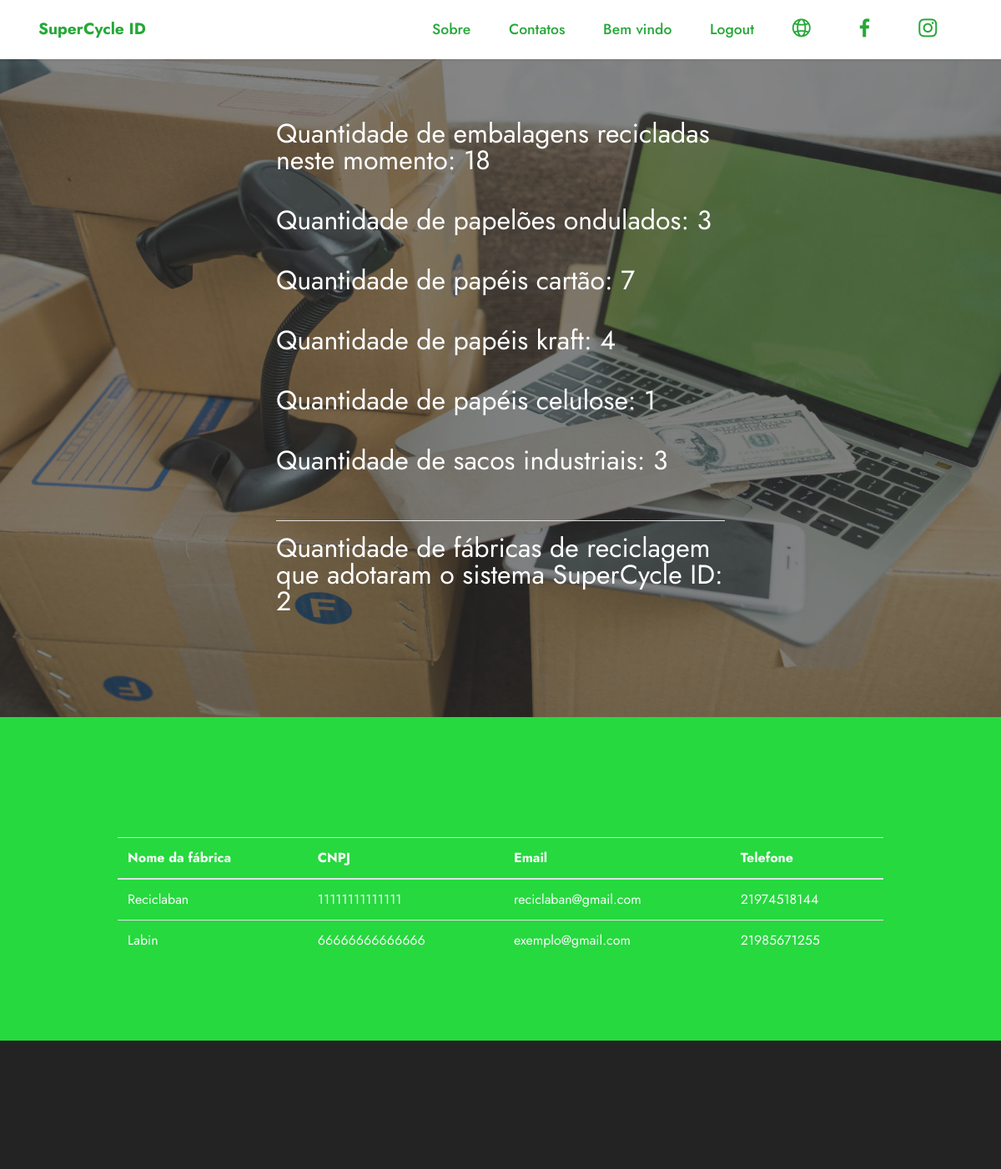
/painelAdmKlabin.php (upper part), run on an earlier commit of the app's database.
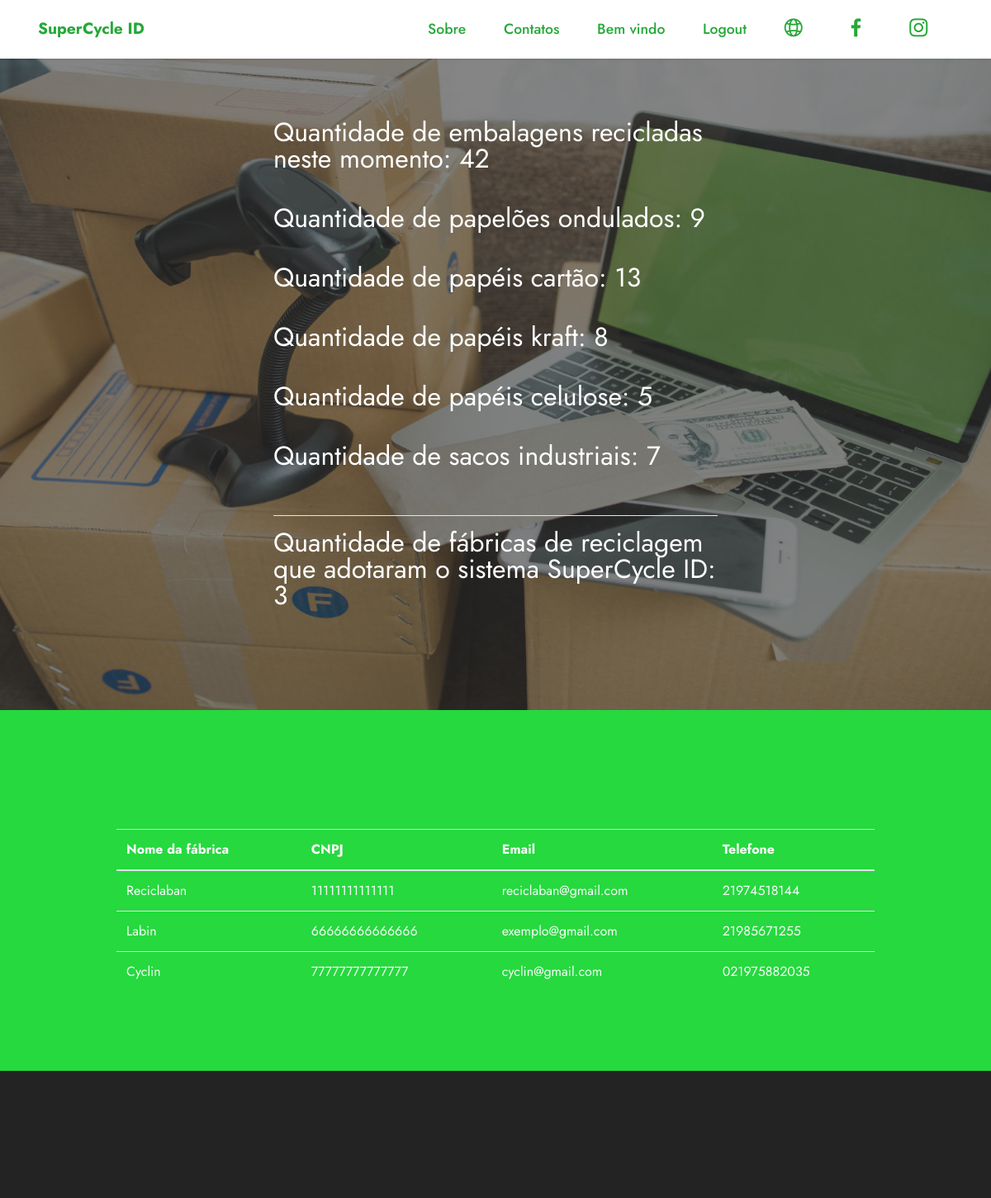
And on a later commit of the database.
### tables this page shows
CREATE TABLE `fabrecicladora` (
  `Cnpj` varchar(14) NOT NULL,
  `Nome` varchar(250) NOT NULL,
  `email` varchar(50) NOT NULL,
  `Cep` varchar(8) NOT NULL,
  `Tel` varchar(14) NOT NULL,
  `Senha` varchar(255) NOT NULL
);

### painelAdmKlabin.php (the view, shortened to what this page needs)
<?php
    require_once("conexao.php");
    $id = $_SESSION["id_usuario"];
    $ComandoSQL = "SELECT * FROM admklabin WHERE Cpf = '$id'";
    $Resultado = mysqli_query($Conex, $ComandoSQL);
    $Dados = mysqli_fetch_array($Resultado);
?>
<!DOCTYPE html>
<html lang="pt-br">
<head>
  <link rel="stylesheet" href="assets/web/assets/mobirise-icons2/mobirise2.css">
  <link rel="stylesheet" href="assets/web/assets/mobirise-icons-bold/mobirise-icons-bold.css">
  <link rel="stylesheet" href="assets/tether/tether.min.css">
  <link rel="stylesheet" href="assets/bootstrap/css/bootstrap.min.css">
  <link rel="stylesheet" href="assets/bootstrap/css/bootstrap-grid.min.css">
  <link rel="stylesheet" href="assets/bootstrap/css/bootstrap-reboot.min.css">
  <link rel="stylesheet" href="assets/dropdown/css/style.css">
  <link rel="stylesheet" href="assets/animatecss/animate.css">
  <link rel="stylesheet" href="assets/socicon/css/styles.css">
  <link rel="stylesheet" href="assets/theme/css/style.css">
  <link rel="preload" as="style" href="assets/mobirise/css/mbr-additional.css"><link rel="stylesheet" href="assets/mobirise/css/mbr-additional.css" type="text/css">
</head>
<body>
<section class="menu menu1 cid-sd2hsjFLPI" once="menu" id="menu1-l">
    <nav class="navbar navbar-dropdown navbar-fixed-top navbar-expand-lg">
        <div class="container">
            <div class="navbar-brand">
                <span class="navbar-caption-wrap"><a class="navbar-caption text-info display-7" href="index.php">SuperCycle ID</a></span>
            </div>
            <div class="collapse navbar-collapse" id="navbarSupportedContent">
                <ul class="navbar-nav nav-dropdown nav-right" data-app-modern-menu="true"><li class="nav-item"><a class="nav-link link text-info text-primary display-4" href="index.php#Sobre">Sobre</a></li>
                    <li class="nav-item"><a class="nav-link link text-info text-primary display-4" href="index.php#contacts1-n">Contatos</a></li>
                    <li class="nav-item"><a class="nav-link link text-info text-primary display-4" href="painelFabrica.php"><?php echo "Bem vindo ".$Dados["Nome"];?></a>
                    </li>
                    <li class="nav-item"><a href="logout.php" class="nav-link link text-info text-primary display-4">Logout</a></li>
                    <li class="nav-item"><a href="https://klabin.com.br/" target="_blank" class="nav-link link text-info text-primary display-4">
                            <span class="mobi-mbri mobi-mbri-globe-2 mbr-iconfont mbr-iconfont-btn" style="color: rgb(38, 168, 56); fill: rgb(38, 168, 56);"></span>
                        </a>
                    </li>
                    <li class="nav-item">
                        <a href="https://web.facebook.com/Klabin.SA/?_rdc=1&_rdr" target="_blank" class="nav-link link text-info text-primary display-4">
                            <span class="mbr-iconfont socicon-facebook socicon" style="color: rgb(38, 168, 56); fill: rgb(38, 168, 56);"></span>
                        </a>
                    </li>
                    <li class="nav-item">
                    <a href="https://www.instagram.com/klabin.sa/?hl=pt-br" target="_blank" class="nav-link link text-info text-primary display-4">
                            <span class="mbr-iconfont socicon-instagram socicon" style="color: rgb(38, 168, 56); fill: rgb(38, 168, 56);"></span>
                        </a>
                    </li>
                </ul>
            </div>
        </div>
    </nav>
</section>
<section class="header6 cid-scXFNtFDjb mbr-fullscreen mbr-parallax-background" id="header6-1">
    <div class="mbr-overlay" style="opacity: 0.6; background-color: rgb(53, 53, 53);"></div>
    <div class="align-justify container">
        <div class="row justify-content-center">
            <div class="col-lg-6 col-md-6 col-md-12">
                <h2 class="mbr-section-title mbr-fonts-style mbr-white mb-3"><p>Quantidade de embalagens recicladas neste momento: <?php
                    require_once("conexao.php");
                    $ComandoSQL = "SELECT COUNT(*) as QntEmbalagem FROM smartembalagem";
                    $Resultado = mysqli_query($Conex,$ComandoSQL);
                    $Dados = mysqli_fetch_array($Resultado);
                    echo $Dados["QntEmbalagem"];
                ?></p></h2><br>
                <h2 class="mbr-section-title mbr-fonts-style mbr-white mb-3"><p>Quantidade de papelões ondulados: <?php
                    require_once("conexao.php");
                    $ComandoSQL = "SELECT COUNT(*) as QntPapelOndulado FROM smartembalagem WHERE TipoEmbalagem LIKE 'Papelao ondulado'";
                    $Resultado = mysqli_query($Conex, $ComandoSQL);
                    $Dados = mysqli_fetch_array($Resultado);
                    echo $Dados["QntPapelOndulado"];
                ?>
                </p>
                </h2><br>
                <h2 class="mbr-section-title mbr-fonts-style mbr-white mb-3"><p>Quantidade de papéis cartão: <?php
                    require_once("conexao.php");
                    $ComandoSQL = "SELECT COUNT(*) as QntPapelOndulado FROM smartembalagem WHERE TipoEmbalagem LIKE 'Papel cartao'";
                    $Resultado = mysqli_query($Conex, $ComandoSQL);
                    $Dados = mysqli_fetch_array($Resultado);
                    echo $Dados["QntPapelOndulado"];
                ?>
                </p>
                </h2><br>
                <h2 class="mbr-section-title mbr-fonts-style mbr-white mb-3"><p>Quantidade de papéis kraft: <?php
                    require_once("conexao.php");
                    $ComandoSQL = "SELECT COUNT(*) as QntPapelOndulado FROM smartembalagem WHERE TipoEmbalagem LIKE 'Papel kraft'";
                    $Resultado = mysqli_query($Conex, $ComandoSQL);
                    $Dados = mysqli_fetch_array($Resultado);
                    echo $Dados["QntPapelOndulado"];
                ?>
                </p>
                </h2><br>
                <h2 class="mbr-section-title mbr-fonts-style mbr-white mb-3"><p>Quantidade de papéis celulose: <?php
                    require_once("conexao.php");
                    $ComandoSQL = "SELECT COUNT(*) as QntPapelOndulado FROM smartembalagem WHERE TipoEmbalagem LIKE 'Papel celulose'";
                    $Resultado = mysqli_query($Conex, $ComandoSQL);
                    $Dados = mysqli_fetch_array($Resultado);
                    echo $Dados["QntPapelOndulado"];
                ?>
                </p>
                </h2><br>
                <h2 class="mbr-section-title mbr-fonts-style mbr-white mb-3"><p>Quantidade de sacos industriais: <?php
                    require_once("conexao.php");
                    $ComandoSQL = "SELECT COUNT(*) as QntPapelOndulado FROM smartembalagem WHERE TipoEmbalagem LIKE 'Saco industrial'";
                    $Resultado = mysqli_query($Conex, $ComandoSQL);
                    $Dados = mysqli_fetch_array($Resultado);
                    echo $Dados["QntPapelOndulado"];
                ?>
                </p>
                </h2><br>
                <hr color="white">
                <h2 class="mbr-section-title mbr-fonts-style mbr-white mb-3"><p>Quantidade de fábricas de reciclagem que adotaram o sistema SuperCycle ID: <?php
                    require_once("conexao.php");
                    $ComandoSQL = "SELECT COUNT(*) as QntFabrica FROM fabrecicladora";
                    $Resultado = mysqli_query($Conex,$ComandoSQL);
                    $Dados = mysqli_fetch_array($Resultado);
                    echo $Dados["QntFabrica"];
                ?></p></h2><br>
            </div>
        </div>
    </div>
</section>
<section class="content5 cid-sd21lKEBOm" id="content5-7">
    <div class="container" id="CRUD">
        <div class="row justify-content-center">
            <div class="col-md-12 col-lg-10">
                <h2 class="align-center text-white"><strong>Pontos de reciclagem cadastrados</strong></h2><br>
                <table class="table text-white">
                    <thead class="">
                        <tr>
                        <th scope="col">Nome da fábrica</th>
                        <th scope="col">CNPJ</th>
                        <th scope="col">Email</th>
                        <th scope="col">Telefone</th>
                        </tr>
                    </thead>
                    <tbody>
                        <?php
                            require_once("conexao.php");
                            $ComandoSQL = "Select Nome, Cnpj, email, Tel From fabrecicladora";
                            $Resultado = mysqli_query($Conex, $ComandoSQL);
                            while ($Dado = $Resultado->fetch_assoc()) {
                                echo "<tr>";
                                echo "<td>".$Dado["Nome"]."</td>";
                                echo "<td>".$Dado["Cnpj"]."</td>";
                                echo "<td>".$Dado["email"]."</td>";
                                echo "<td>".$Dado["Tel"]."</td>";
                                echo "</tr>";
                            }
                        ?>
                    </tbody>
                </table>
            </div>
        </div>
    </div>
</section>
<section class="footer1 cid-scXH7DFQhu" once="footers" id="footer1-4">
    <div class="container">
        <div class="row mbr-white">
            <div class="col-12 col-md-12 col-lg-12">
                <ul class="list mbr-fonts-style display-4">
                </ul>
            </div>
        </div>
    </div>
</section>
    </body>
</html>

### assets/dropdown/css/style.css (style rules this page uses)
.navbar-dropdown { left: 0; padding: 0; position: absolute; right: 0; top: 0; transition: all 0.45s ease; z-index: 1030; background: #282828; }
.navbar-dropdown .navbar-caption { font-weight: 700; white-space: normal; vertical-align: -4px; line-height: 3.125rem !important; }
.navbar-dropdown .navbar-caption, .navbar-dropdown .navbar-caption:hover { color: inherit; text-decoration: none; }
.navbar-dropdown.navbar-fixed-top { position: fixed; }
.navbar-dropdown .navbar-brand span { vertical-align: -4px; }
.nav-dropdown { font-size: 0.75rem; font-weight: 500; height: auto !important; }
.nav-dropdown .link { margin: .667em 1.667em; font-weight: 500; padding: 0; transition: color .2s ease-in-out; }
.nav-dropdown .link::after, .nav-dropdown .dropdown-item::after { color: inherit; }

### assets/theme/css/style.css (style rules this page uses)
section { background-color: #ffffff; }
body { font-style: normal; line-height: 1.5; font-weight: 400; color: #232323; position: relative; }
section, .container, .container-fluid { position: relative; word-wrap: break-word; }
a { font-style: normal; font-weight: 400; cursor: pointer; }
a, a:hover { text-decoration: none; }
.mbr-section-title { font-style: normal; line-height: 1.3; }
h1, h2, h3, h4, h5, h6, .display-1, .display-2, .display-4, .display-5, .display-7, span, p, a { line-height: 1; word-break: break-word; word-wrap: break-word; font-weight: 400; }
section { background-position: 50% 50%; background-repeat: no-repeat; background-size: cover; }
.mbr-white { color: #ffffff; }
.mbr-fullscreen .mbr-overlay { min-height: 100vh; }
.mbr-fullscreen { display: flex; display: -moz-flex; display: -ms-flex; display: -o-flex; align-items: center; min-height: 100vh; padding-top: 3rem; padding-bottom: 3rem; }
.menu .navbar-brand { display: -webkit-flex; }
.menu .navbar-brand span { display: flex; display: -webkit-flex; }
.menu .navbar-brand .navbar-caption-wrap { display: -webkit-flex; }
@media (min-width: 992px) { .menu .navbar-nav.nav-dropdown { display: -webkit-flex; } }
.nav-link .mbr-iconfont { margin-right: .5rem; }
.navbar { display: -webkit-flex; -webkit-flex-wrap: wrap; -webkit-align-items: center; -webkit-justify-content: space-between; }
.navbar-collapse { -webkit-flex-basis: 100%; -webkit-flex-grow: 1; -webkit-align-items: center; }
.nav-dropdown .link { padding: 0.667em 1.667em !important; margin: 0 !important; }
.row { display: -webkit-flex; -webkit-flex-wrap: wrap; }
.justify-content-center { -webkit-justify-content: center; }
html, body { height: auto; min-height: 100vh; }
.mbr-overlay { background-color: #000; bottom: 0; left: 0; opacity: 0.5; position: absolute; right: 0; top: 0; z-index: 0; pointer-events: none; }
ul, ol, pre, blockquote { margin-bottom: 2.3125rem; }
@media (min-width: 992px) { .container { padding-left: 16px; padding-right: 16px; } }
@media (min-width: 992px) { .row { margin-left: -16px; margin-right: -16px; } }
@media (min-width: 992px) { .row > [class*="col"] { padding-left: 16px; padding-right: 16px; } }

What changed in the data, as far as the page shows it:
added fabrecicladora: Nome "Cyclin", Cnpj "77777777777777", email "cyclin@gmail.com", Tel "021975882035"
Also different on the page:
$Dados["QntEmbalagem"]: "18" → "42"
$Dados["QntPapelOndulado"]: "3" → "9"
$Dados["QntPapelOndulado"]: "7" → "13"
$Dados["QntPapelOndulado"]: "4" → "8"
$Dados["QntPapelOndulado"]: "1" → "5"
$Dados["QntPapelOndulado"]: "3" → "7"
$Dados["QntFabrica"]: "2" → "3"
